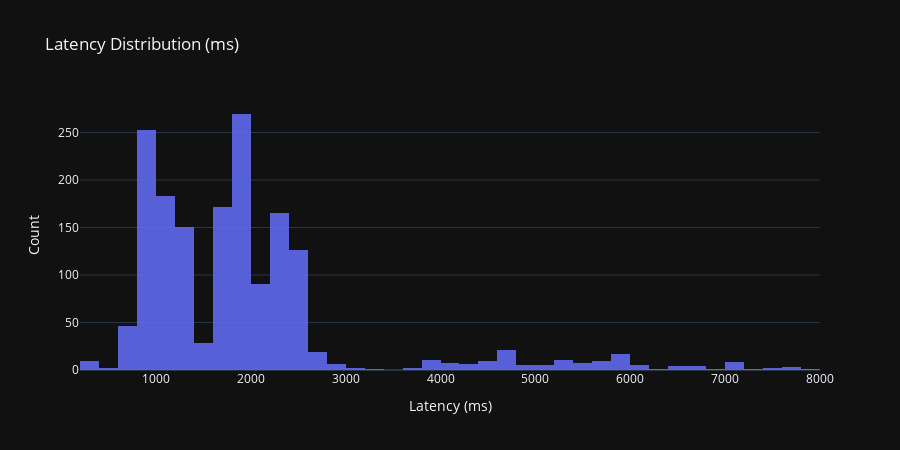

The cell this chart's notebook holds for it:
### Code cell
fig = px.histogram(
    df,
    x="latency_ms",
    nbins=50,
    title="Latency Distribution (ms)",
    template="plotly_dark",
    opacity=0.85,
)

fig.update_layout(
    xaxis_title="Latency (ms)",
    yaxis_title="Count",
    height=450,
)

fig.show()

### Figure 1 — Plotly figure (JSON) as saved in the notebook; plotly's stock layout.template omitted (floating-point values rounded to 4 significant figures; data arrays with more than 128 entries replaced by an {"elided": "..."} marker saying what was removed)
{"data": [{"bingroup": "x", "hovertemplate": "latency_ms=%{x}<br>count=%{y}<extra></extra>", "legendgroup": "", "marker": {"color": "#636efa", "opacity": 0.85, "pattern": {"shape": ""}}, "name": "", "nbinsx": 50, "orientation": "v", "showlegend": false, "type": "histogram", "x": {"elided": "1665 float values"}, "xaxis": "x", "yaxis": "y"}], "layout": {"barmode": "relative", "height": 450, "legend": {"tracegroupgap": 0}, "title": {"text": "Latency Distribution (ms)"}, "xaxis": {"anchor": "y", "domain": [0, 1], "title": {"text": "Latency (ms)"}}, "yaxis": {"anchor": "x", "domain": [0, 1], "title": {"text": "Count"}}}}
